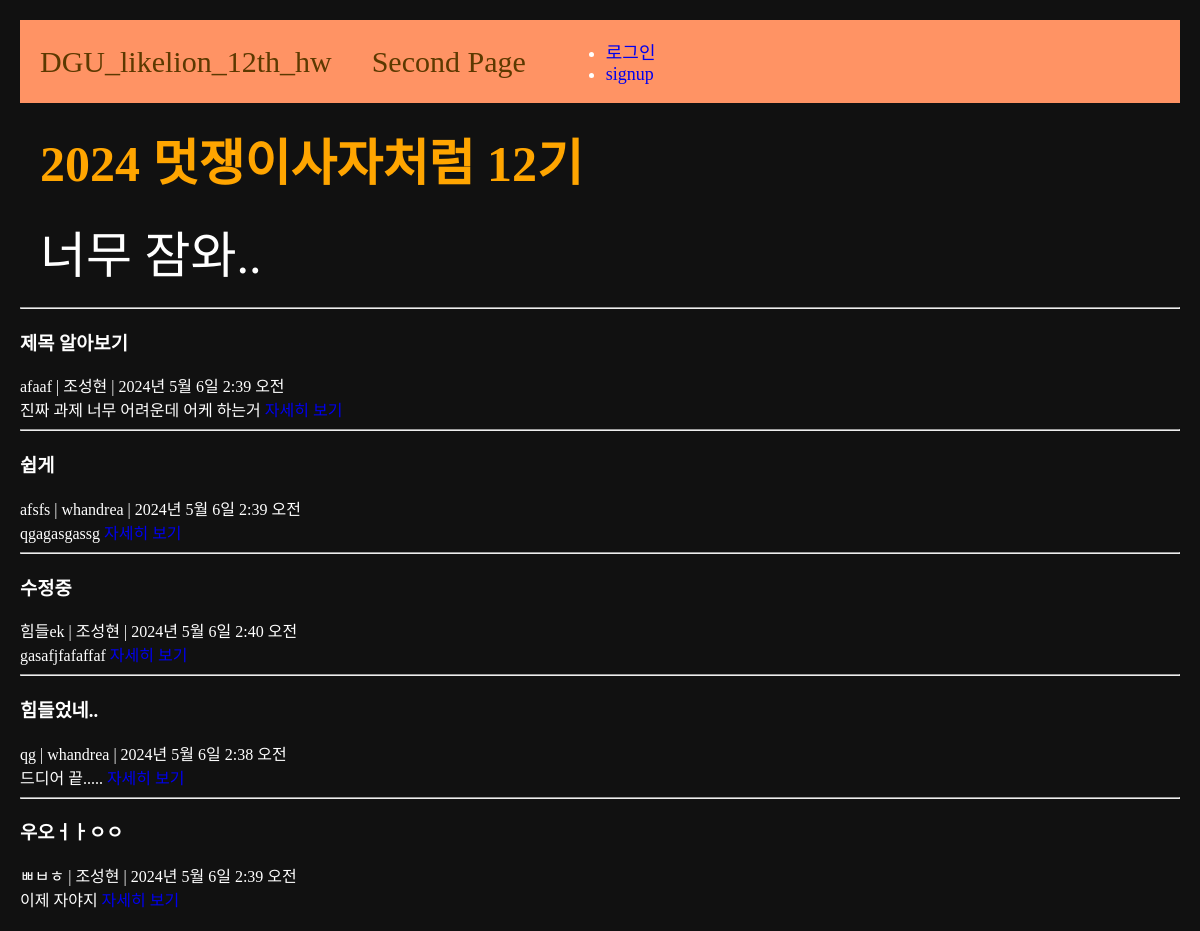
Screenshot of /second with the database file from the repository.
### main/models.py (models this page shows, shortened)
class Post(models.Model):
    title= models.CharField(max_length=50)
    stitle= models.CharField(max_length=10)
    writer= models.CharField(max_length=30)
    body= models.TextField()
    pub_date= models.DateTimeField()
    image= models.ImageField(upload_to="blog/", blank=True, null=True)
    def summary(self):
        return self.body[:20]

### main/views.py (the view)
# urls.py: path('second', secondpage, name="secondpage"),
def secondpage(request):
    blogs = Post.objects.all()
    return render(request, 'main/secondpage.html', {'blogs': blogs})

### main/templates/main/secondpage.html
{% extends 'base.html' %}
{% block content %}
<h1 class="contents">2024 멋쟁이사자처럼 12기</h1>
<div class="contents">너무 잠와..</div>
<div>
    {% for blog in blogs %}
    <div>
        <hr/>
        <h3>{{blog.title}}</h3>
        {{blog.stitle}} | {{blog.writer}} | {{blog.pub_date}}<br>
        {{blog.summary}}
        <a href="{% url 'main:detail' blog.id %}">자세히 보기</a>
        <br>
    </div>
    {% endfor %}
</div>
{% endblock %}

### project/static/css/project.css (style rules this page uses)
h1 { color:orange; }

### project/templates/base.html (style rules this page uses)
a { text-decoration: none; }
.body-container { background-color: #111; color: #fff; margin: 20px; }
.contents { font-size: 50px; margin: 20px; }

### rows the page displays
Post: title "제목 알아보기", stitle "afaaf", writer "조성현", pub_date "2024년 5월 6일 2:39 오전", summary "진짜 과제 너무 어려운데 어케 하는거"
Post: title "쉽게", stitle "afsfs", writer "whandrea", pub_date "2024년 5월 6일 2:39 오전", summary "qgagasgassg"
Post: title "수정중", stitle "힘들ek", writer "조성현", pub_date "2024년 5월 6일 2:40 오전", summary "gasafjfafaffaf"
Post: title "힘들었네..", stitle "qg", writer "whandrea", pub_date "2024년 5월 6일 2:38 오전", summary "드디어 끝....."
Post: title "우오ㅓㅏㅇㅇ", stitle "ㅃㅂㅎ", writer "조성현", pub_date "2024년 5월 6일 2:39 오전", summary "이제 자야지"
